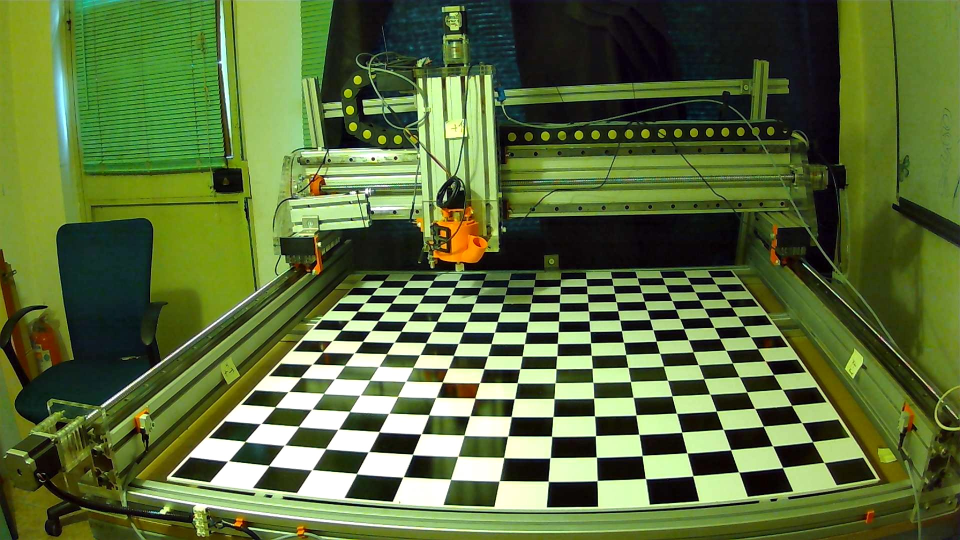
#> input picture Client/distort.jpg, 1920 x 1080 px, found by its file name (shown at 1/2 size)
$ python distortionfix.py
#> lines starting #> are read from the running program, lines starting #| are printed output that depends on the picture
import cv2
import numpy as np


def fixer(file0,file1):

#> called with file0 = 'distort', file1 = 'distort1'
    path = r'C:\\Users\\yagiz\\Documents\\GitHub\\GRBL-Plotter\\Client\\distort.jpg'
    path2 = r'C:\\Users\\yagiz\\Documents\\GitHub\\GRBL-Plotter\\Client\\distort1.jpg'


    img=cv2.imread(path)
#> img is the input picture: shape (1080, 1920, 3); mean B, G, R 58.7, 109.9, 90.7
    img1=cv2.imread(path2)
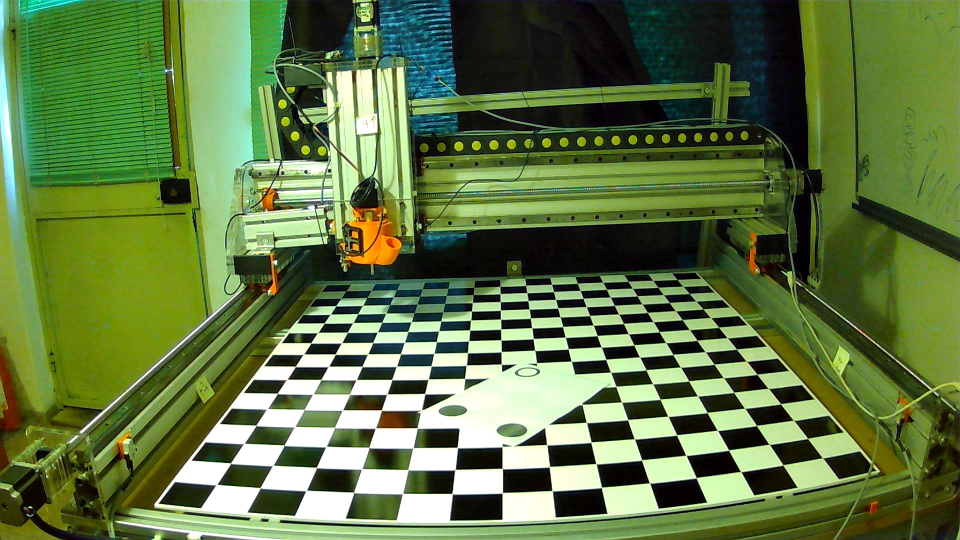
#> input picture Client/distort1.jpg, 1920 x 1080 px, found by its file name (shown at 1/2 size)
#> img1 is the input picture: shape (1080, 1920, 3); mean B, G, R 67.3, 118.6, 95.5
    width=1200
    height=1360
    arr=np.float32([[670,520],[1520,450],[120,1057],[1900,1059]])
    transformed=np.float32([[0,0],[width,0],[0,height],[width,height]])


    """
    print(arr)
    for i in range(len(arr)):
        cv2.circle(img,((int)(arr[i][0]),(int)(arr[i][1])),5,(0,0,255),cv2.FILLED)
    """
    matrix=cv2.getPerspectiveTransform(arr,transformed)
    output=cv2.warpPerspective(img,matrix,(width,height))
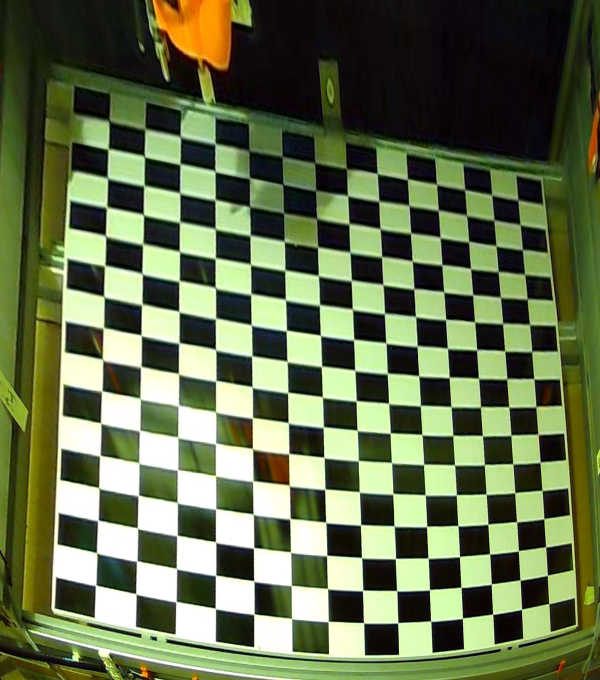
#> output: shape (1360, 1200, 3) (shown at 1/2 size); mean B, G, R 76.2, 111.6, 100
    cv2.imwrite('distest0.jpeg', output)

    matrix=cv2.getPerspectiveTransform(arr,transformed)
    output1=cv2.warpPerspective(img1,matrix,(width,height))
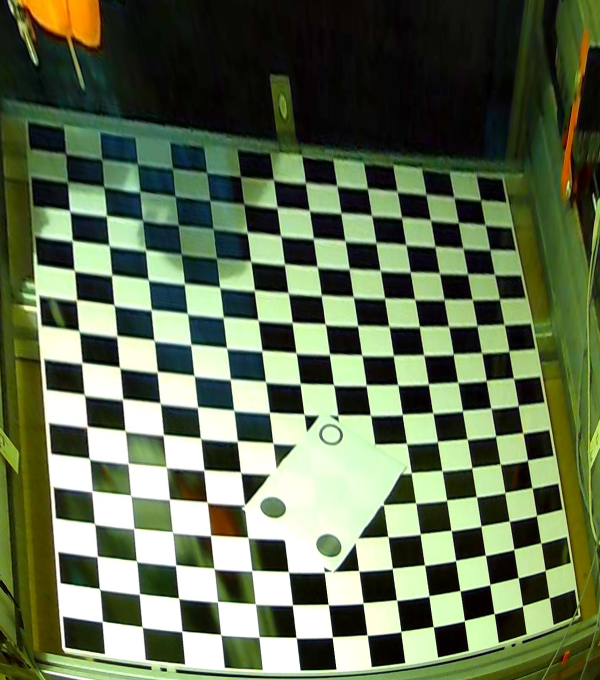
#> output1: shape (1360, 1200, 3) (shown at 1/2 size); mean B, G, R 81.8, 111.1, 97.4
    cv2.imwrite('distest1.jpeg', output1)


    #cv2.imshow("original image",img)
    #cv2.imshow("transformed image",output)
    #cv2.destroyAllWindows()


if __name__ == "__main__":
    fixer("distort","distort1")
